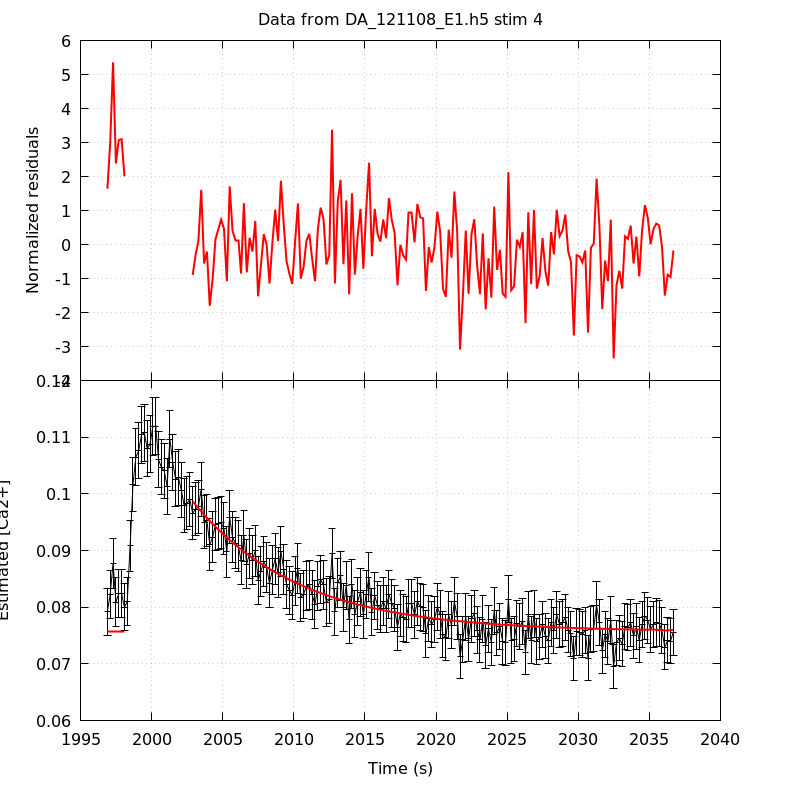

gnuplot code for this plot:
unset key
set grid
set multiplot title 'Data from DA_121108_E1.h5 stim 4' noenhanced layout 2,1 margins 0.1,0.9,0.1,0.95 spacing 0,0
set ylabel 'Normalized residuals'
set xtics format ''
plot 'DA_121108_E1_aba_RatioFit_s4' using 1:4 with lines linecolor rgb 'red' linewidth 2
set format x '%g'
set xlabel 'Time (s)'
set ylabel 'Estimated [Ca2+]'
plot 'DA_121108_E1_aba_CaRatio_s4' using 1:2:($3*1.96) with yerrorlines \
     linecolor rgb 'black' linewidth 1,                \
     'DA_121108_E1_aba_RatioFit_s4' using 1:3 with lines linecolor rgb 'red'\
     linewidth 2
unset multiplot
